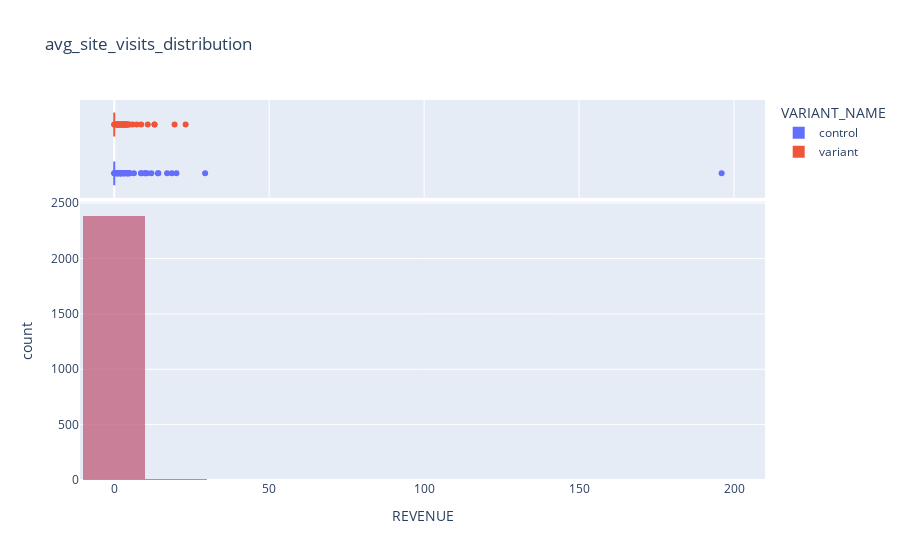

Write notebook code for a chart like this one.
### Code cell
import plotly.express as px
fig = px.histogram(df_new,
                   x='REVENUE',
                   color = 'VARIANT_NAME',
                   title='avg_site_visits_distribution',
                   marginal = 'box',
                   nbins = 10,
                   barmode='overlay')

fig.show()

### Figure 1 — Plotly figure (JSON) as saved in the notebook; plotly's stock layout.template omitted (floating-point values rounded to 4 significant figures; data arrays with more than 128 entries replaced by an {"elided": "..."} marker saying what was removed)
{"data": [{"alignmentgroup": "True", "bingroup": "x", "hovertemplate": "VARIANT_NAME=control<br>REVENUE=%{x}<br>count=%{y}<extra></extra>", "legendgroup": "control", "marker": {"color": "#636efa", "opacity": 0.5, "pattern": {"shape": ""}}, "name": "control", "nbinsx": 10, "offsetgroup": "control", "orientation": "v", "showlegend": true, "type": "histogram", "x": {"elided": "2390 float values"}, "xaxis": "x", "yaxis": "y"}, {"alignmentgroup": "True", "hovertemplate": "VARIANT_NAME=control<br>REVENUE=%{x}<extra></extra>", "legendgroup": "control", "marker": {"color": "#636efa"}, "name": "control", "notched": true, "offsetgroup": "control", "showlegend": false, "type": "box", "x": {"elided": "2390 float values"}, "xaxis": "x2", "yaxis": "y2"}, {"alignmentgroup": "True", "bingroup": "x", "hovertemplate": "VARIANT_NAME=variant<br>REVENUE=%{x}<br>count=%{y}<extra></extra>", "legendgroup": "variant", "marker": {"color": "#EF553B", "opacity": 0.5, "pattern": {"shape": ""}}, "name": "variant", "nbinsx": 10, "offsetgroup": "variant", "orientation": "v", "showlegend": true, "type": "histogram", "x": {"elided": "2393 float values"}, "xaxis": "x", "yaxis": "y"}, {"alignmentgroup": "True", "hovertemplate": "VARIANT_NAME=variant<br>REVENUE=%{x}<extra></extra>", "legendgroup": "variant", "marker": {"color": "#EF553B"}, "name": "variant", "notched": true, "offsetgroup": "variant", "showlegend": false, "type": "box", "x": {"elided": "2393 float values"}, "xaxis": "x2", "yaxis": "y2"}], "layout": {"barmode": "overlay", "legend": {"title": {"text": "VARIANT_NAME"}, "tracegroupgap": 0}, "title": {"text": "avg_site_visits_distribution"}, "xaxis": {"anchor": "y", "domain": [0, 1], "title": {"text": "REVENUE"}}, "xaxis2": {"anchor": "y2", "domain": [0, 1], "matches": "x", "showgrid": true, "showticklabels": false}, "yaxis": {"anchor": "x", "domain": [0, 0.7326], "title": {"text": "count"}}, "yaxis2": {"anchor": "x2", "domain": [0.7426, 1], "matches": "y2", "showgrid": false, "showline": false, "showticklabels": false, "ticks": ""}}}
